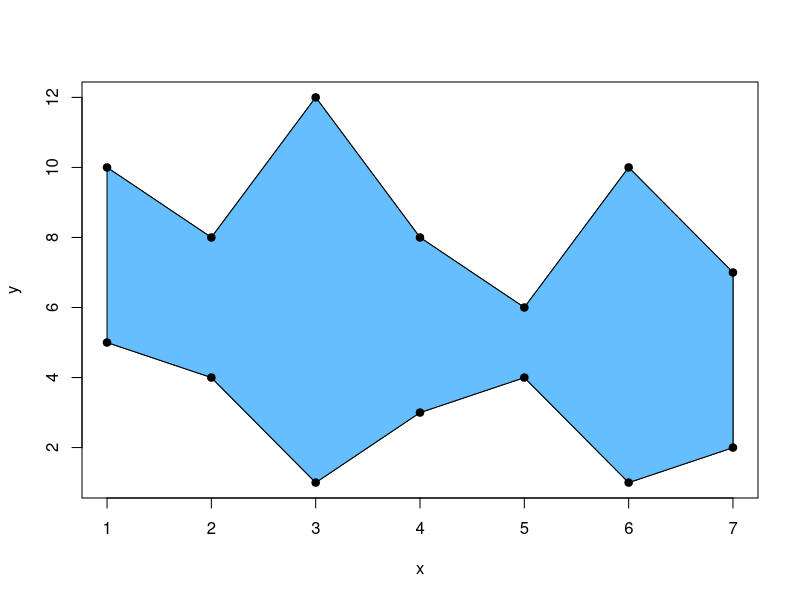
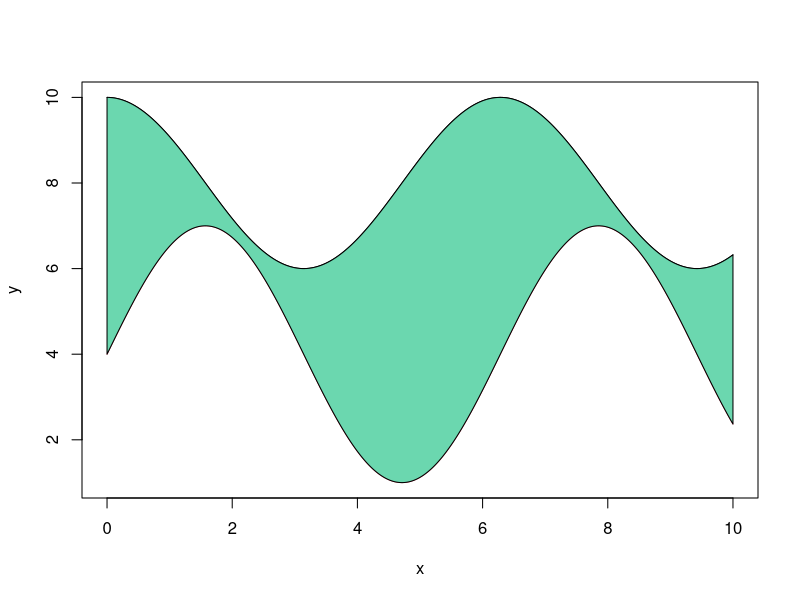
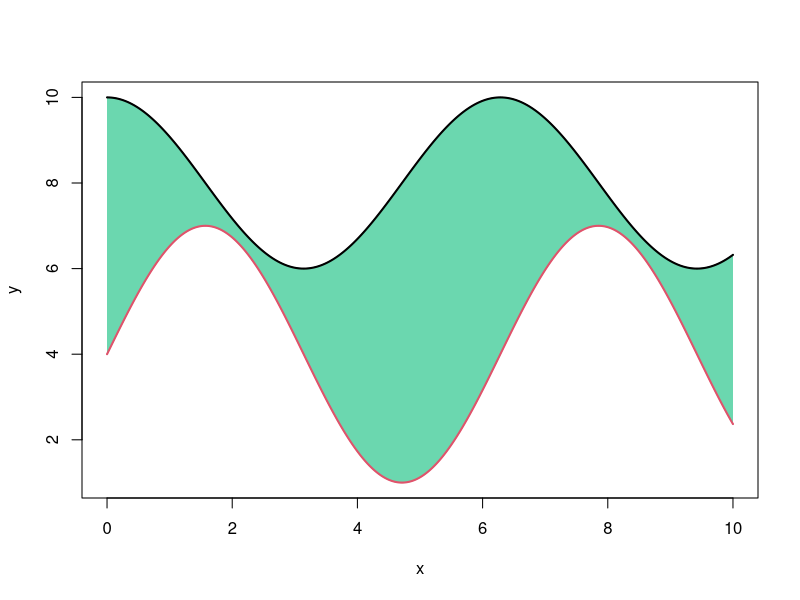
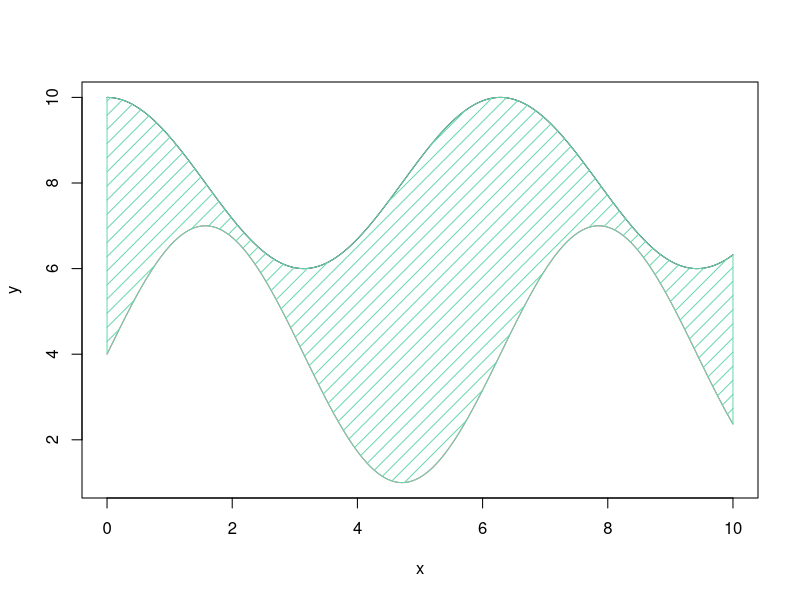
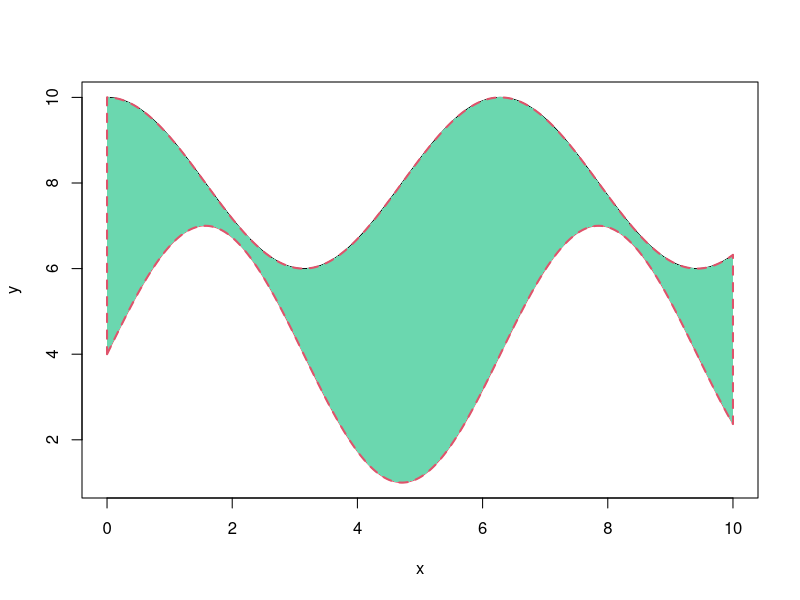
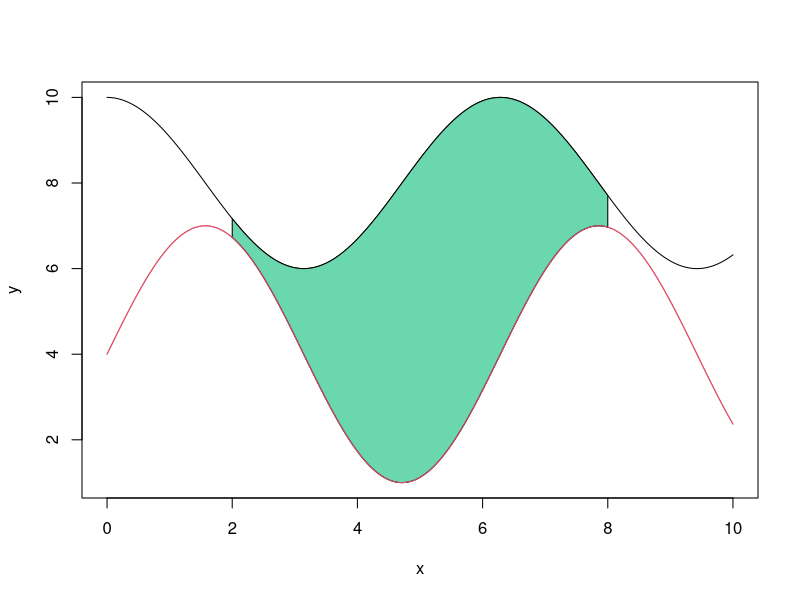
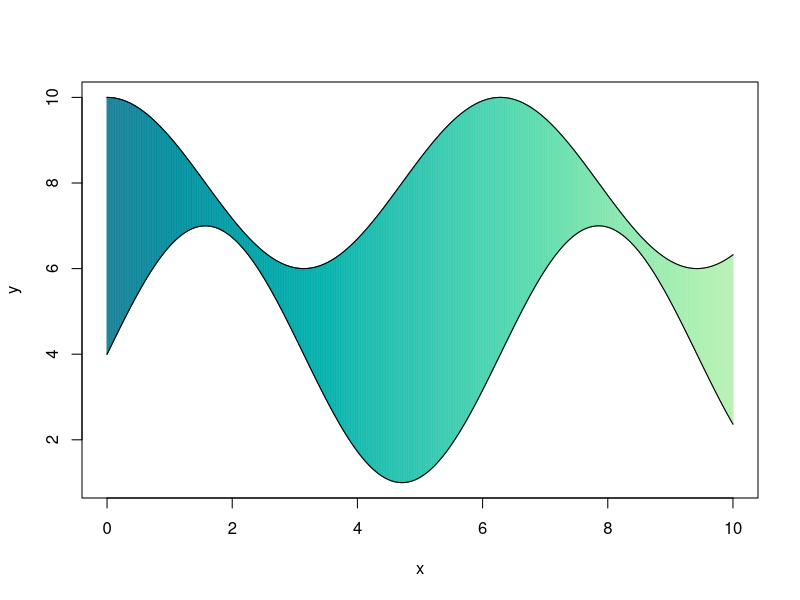

Here is the R script that generated these plots, in order:
# polygon function
# Data
x <- c(1:7, 7:1)
y <- c(10, 8, 12, 8, 6, 10,
       7, 2, 1, 4, 3, 1, 4, 5)

# Line plot
plot(x, y, type = "l")

# Polygon
polygon(x, y, col = "#65BFFF")

# Points
points(x, y, pch = 19) 


# Shade the area between two lines
# Grid of X-axis values
x <- seq(0, 10, 0.01)

# Data
set.seed(1)
y1 <- 2 * cos(x) + 8
y2 <- 3 * sin(x) + 4

# Lines
plot(x, y1, type = "l",
     ylim = c(1, 10), ylab = "y")
lines(x, y2, type = "l", col = 2)

# Fill area between lines
polygon(c(x, rev(x)), c(y2, rev(y1)),
        col = "#6BD7AF") 



# Grid of X-axis values
x <- seq(0, 10, 0.01)

# Data
set.seed(1)
y1 <- 2 * cos(x) + 8
y2 <- 3 * sin(x) + 4

# Lines
plot(x, y1, type = "l",
     ylim = c(1, 10), ylab = "y")
lines(x, y2, type = "l", col = 2)

# Fill area between lines
polygon(c(x, rev(x)), c(y2, rev(y1)),
        col = "#6BD7AF", lty = 0)

# Redraw the lines
lines(x, y1, col = 1, lwd = 2)
lines(x, y2, col = 2, lwd = 2) 




# Grid of X-axis values
x <- seq(0, 10, 0.01)

# Data
set.seed(1)
y1 <- 2 * cos(x) + 8
y2 <- 3 * sin(x) + 4

# Lines
plot(x, y1, type = "l",
     ylim = c(1, 10), ylab = "y")
lines(x, y2, type = "l", col = 2)

# Area with shading lines
polygon(c(x, rev(x)), c(y2, rev(y1)),
        col = "#6BD7AF",
        density = 10, angle = 45) 


# Grid of X-axis values
x <- seq(0, 10, 0.01)

# Data
set.seed(1)
y1 <- 2 * cos(x) + 8
y2 <- 3 * sin(x) + 4

# Lines
plot(x, y1, type = "l",
     ylim = c(1, 10), ylab = "y")
lines(x, y2, type = "l", col = 2)

polygon(c(x, rev(x)), c(y2, rev(y1)),
        col = "#6BD7AF", border = 2,
        lwd = 2, lty = 2) 


# Shade a specific area between the lines
# Grid of X-axis values
x <- seq(0, 10, 0.01)

# Data
set.seed(1)
y1 <- 2 * cos(x) + 8
y2 <- 3 * sin(x) + 4

# Lines
plot(x, y1, type = "l",
     ylim = c(1, 10), ylab = "y")
lines(x, y2, type = "l", col = 2)

# Min and max X values
xmin <- 2
xmax <- 8

polygon(c(x[x >= xmin & x <= xmax],
          rev(x[x >= xmin & x <= xmax])),
        c(y2[x >= xmin & x <= xmax],
          rev(y1[x >= xmin & x <= xmax])),
        col = "#6BD7AF")

lines(x, y2, col = 2) 


# Shade the area between the curves with a continuous palette
# Grid of X-axis values
x <- seq(0, 10, 0.01)

# Data
set.seed(1)
y1 <- 2 * cos(x) + 8
y2 <- 3 * sin(x) + 4

# Lines
plot(x, y1, type = "l",
     ylim = c(1, 10), ylab = "y")
lines(x, y2, type = "l")

# Fill with palette
l <- length(x)
color <- hcl.colors(l, "TealGrn") # Palette
for (i in 1:l) {
  polygon(c(x[i], rev(x[i])),
          c(y2[i], rev(y1[i])),
          border = color[i], col = NA)
}

# Override the lines
lines(x, y1)
lines(x, y2) 
